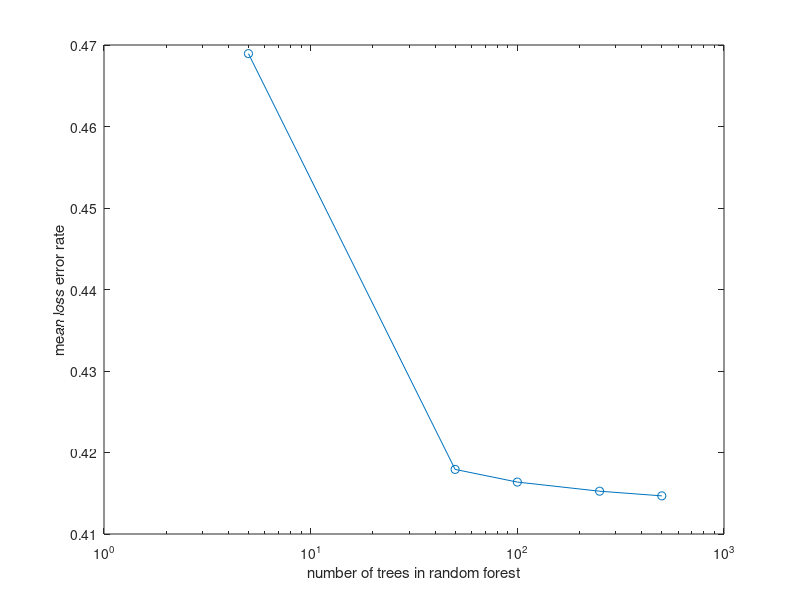
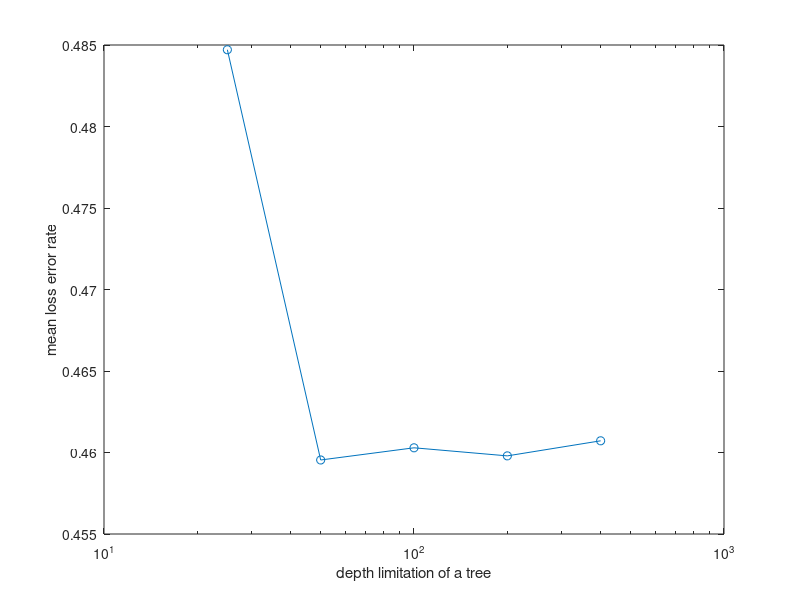

Recreate these plots in MATLAB, in order.
errors=[ 10.11563  2.840454  2.182711  1.740675 1.584135];
mse=[ 0.4689388  0.4179256 0.4163719 0.4152518 0.4146796];
ntrees = [5 50 100 250 500];
figure;
semilogx(ntrees,mse,'o-');
xlabel('number of trees in random forest');
ylabel('mean loss error rate');


% max depth
errors=[0.4847088 0.4595409 0.4602887  0.4597932  0.4607179];
depth=[25 50 100 200 400];
figure;
semilogx(depth,errors,'o-');
xlabel('depth limitation of a tree');
ylabel('mean loss error rate');
